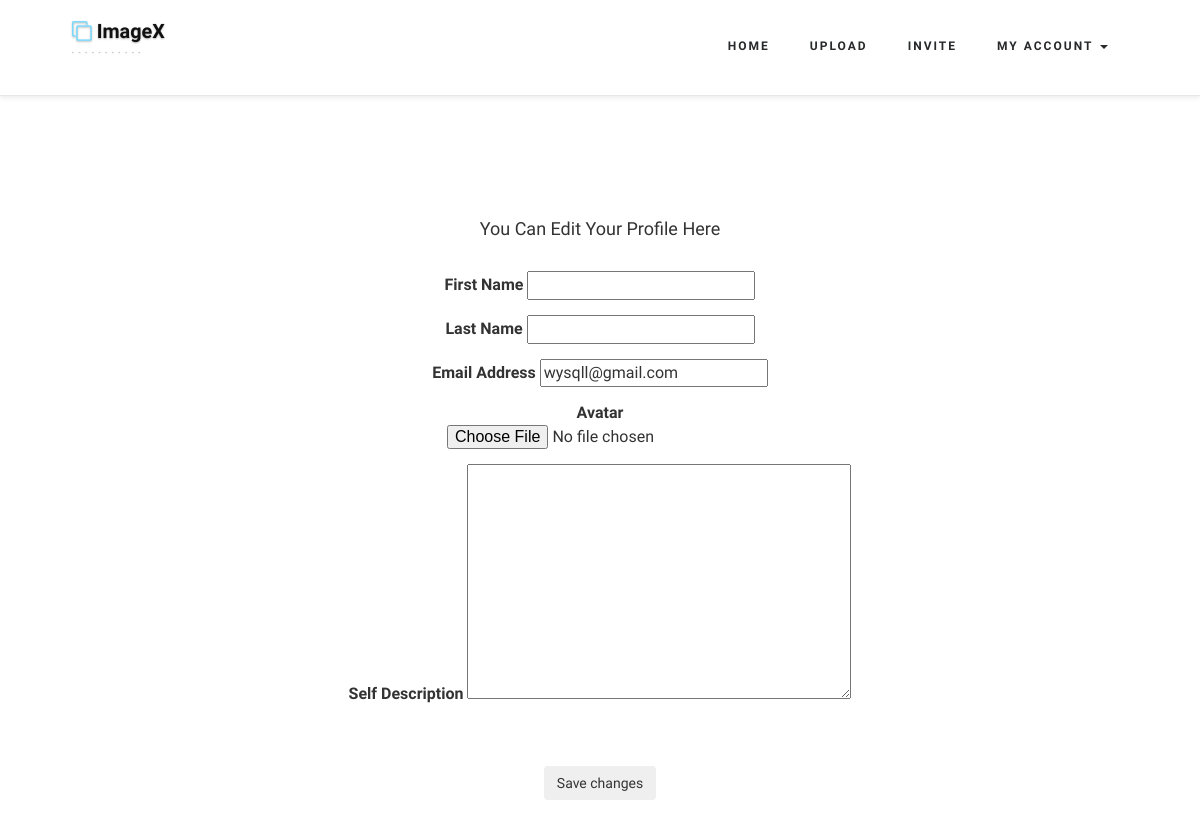
/edit_profile/ (signed in), run on an earlier commit of the app's database.
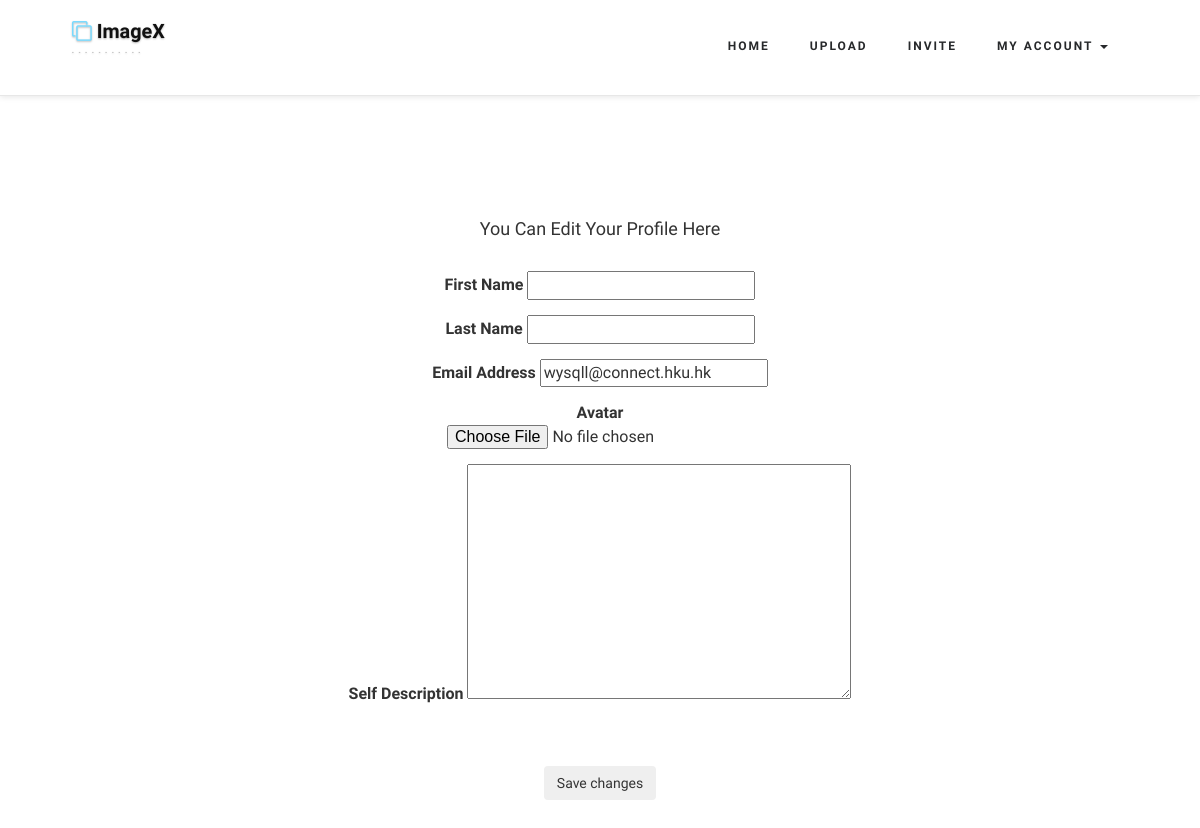
And on a later commit of the database.
### mainApp/models.py (models this page shows)
class Member(AbstractUser):
	avatar = models.ImageField(upload_to='avatars/',validators=[validate_file_extension], blank=True)
	self_description = models.TextField(max_length=30,blank=True)
	class Meta(AbstractUser.Meta):
		pass

### mainApp/views.py (the view)
# urls.py: url(r'^edit_profile/',views.edit_profile, name='edit_profile')
@login_required
def edit_profile(request):
    if request.method == 'POST':
        form = EditProfileForm(request.POST, request.FILES, instance=request.user)
        if form.is_valid():
            form.save()
            return redirect(myaccount)
    else:
        form = EditProfileForm(instance=request.user)
    return render(request,'edit_profile.html',{'form':form})

### mainApp/forms.py
class EditProfileForm(UserChangeForm):
    class Meta(UserChangeForm.Meta):
        model = Member
        fields = ['first_name', 'last_name', 'email','avatar','self_description', 'password',]

### mainApp/templates/edit_profile.html (shortened to what this page needs)
<!DOCTYPE html>
<html>
<head>
{% load staticfiles %}
</head>
<body>
{% if user.is_authenticated %}
  {% include 'base_login.html' %}
{% else %}
  {% include 'base.html' %}
{% endif %}
<div class="banner_bottom">
	<div class="container">
		<div class="about">
			<h3>You can edit your profile here</h3><br>
			<form action="" method='POST' enctype='multipart/form-data'>
			<div class="form-group">
				<label for="{{ form.first_name.id_for_label }}">First Name</label>
				{{form.first_name}}<br>
			</div>
			<div class="form-group">
		    	<label for="{{ form.last_name.id_for_label }}">Last Name</label>
		    	{{ form.last_name }}<br>
		    </div>
		    <div class="form-group">
		    	<label for="{{ form.email.id_for_label }}">Email Address</label>
		    	{{ form.email }}<br>
		    </div>
		    <div class="form-group">
				<label for="{{ form.avatar.id_for_label }}">Avatar</label>
				<center>{{ form.avatar }}</center>
			</div>
			<div class="form-group">
				<label for="{{ form.self_description.id_for_label }}">Self Description</label>
				{{ form.self_description }}<br>
			</div>
			<br><br><button type="submit" class="btn btn-outline-secondary">Save changes</button>
		   </form>
		</div>
	</div>
</div>
</body>
</html>

### mainApp/templates/base_login.html (shortened to what this page needs)
<!DOCTYPE html>
<html>
<head>
{% load staticfiles %}
    <link href="{% static 'css/bootstrap.css' %}" rel="stylesheet" type="text/css" media="all" />
    <link href="{% static 'css/style.css' %}" rel="stylesheet" type="text/css" media="all" />
    <link href="{% static 'css/prettyPhoto.css' %}" rel="stylesheet" type="text/css" />
    <link href="{% static 'css/font-awesome.css' %}" rel="stylesheet">
</head>
<body>
 <div class="top_header" id="home">
      <nav class="navbar navbar-default navbar-fixed-top">
        <div class="nav_top_fx_w3ls_agileinfo">
          <div class="navbar-header">
            <div class="logo-w3layouts-agileits">
              <h1> <a class="navbar-brand" href="{% url 'home' %}"><i class="fa fa-clone" aria-hidden="true"></i> ImageX <span class="desc">-----------</span></a></h1>
            </div>
          </div>
          <div id="navbar" class="navbar-collapse collapse">
            <div class="nav_right_top">
              <ul class="nav navbar-nav">
                <li><a href="{% url 'home' %}">Home</a></li>
                <li><a href="{% url 'upload' %}">Upload</a></li>
                <li><a href="{% url 'invite' %}">Invite</a></li>
                <li class="myaccount">
                  <a href="{% url 'myaccount' %}" class="dropdown-toggle" data-toggle="dropdown" role="button" aria-haspopup="true" aria-expanded="false">My account <span class="caret"></span></a>
                </li>
              </ul>
            </div>
          </div>
        </div>
      </nav>
  </div>
<br><br><br><br><br>
</body>
</html>

### mainApp/static/css/style.css (style rules this page uses)
html, body { margin: 0; font-size: 100%; background: #fff; font-family: 'Raleway', sans-serif; }
body a { text-decoration: none; transition: 0.5s all; -webkit-transition: 0.5s all; -moz-transition: 0.5s all; -o-transition: 0.5s all; -ms-transition: 0.5s all; }
h1, h2, h3, h4, h5, h6 { margin: 0; font-family: 'Raleway', sans-serif; font-size: large; line-height: 1cm; }
ul { margin: 0; padding: 0; }
label { margin: 0; }
.navbar-nav { float: right; margin: 0; }
.navbar-default { background-color: #ffffff; box-shadow: 0px 1px 6px rgba(0, 0, 0, 0.1); }
.navbar-nav>li>a { padding-top: 25px; padding-bottom: 25px; }
.nav_top_fx_w3ls_agileinfo { margin: 0 auto; width: 88%; padding: 1.4em 0; }
.navbar-brand { float: left; height: 50px; padding: 0; font-size: 18px; line-height: 20px; display: inline-block; text-shadow: 0 1px 2px rgba(0, 0, 0, 0.29); color: #000; font-weight: 700; text-decoration: none; }
.navbar-default .navbar-brand { color: #111; }
.logo-w3layouts-agileits h1 a { font-size: 1.1em; color: #111; }
.navbar-nav>li>a { padding: 7px 20px; text-transform: uppercase; letter-spacing: 2px; font-size: 0.75em; font-weight: 600; }
.navbar-default .navbar-nav>li>a { color: #27292b; }
.nav_right_top { margin-top: 0.4em; }
span.desc { font-size: 0.3em; display: block; font-weight: 400; color: #777; letter-spacing: 5px; }
.logo-w3layouts-agileits i.fa { color: #76daff; }
.banner_bottom { padding: 7em 0; text-align: center; text-transform: capitalize; }
@media (max-width:1440px) { .banner_bottom,.works,.banner_bottom,.blog_sec,.tesimonials { padding:6em 0; } }

What changed in the data, as far as the page shows it:
changed Member: email "wysqll@gmail.com" → "wysqll@connect.hku.hk"
